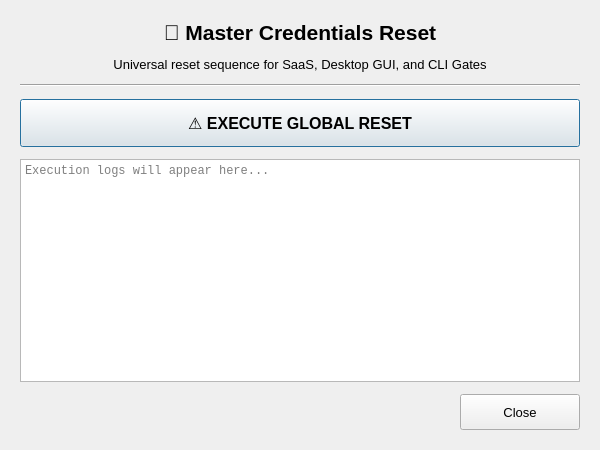
<?xml version="1.0" encoding="UTF-8"?>
<ui version="4.0">
 <class>ResetAdminDialog</class>
 <widget class="QDialog" name="ResetAdminDialog">
  <property name="geometry">
   <rect>
    <x>0</x>
    <y>0</y>
    <width>600</width>
    <height>450</height>
   </rect>
  </property>
  <property name="windowTitle">
   <string>🚀 Master Admin Reset</string>
  </property>
  <layout class="QVBoxLayout" name="verticalLayout">
   <property name="spacing">
    <number>12</number>
   </property>
   <property name="leftMargin">
    <number>20</number>
   </property>
   <property name="topMargin">
    <number>20</number>
   </property>
   <property name="rightMargin">
    <number>20</number>
   </property>
   <property name="bottomMargin">
    <number>20</number>
   </property>
   <item>
    <widget class="QLabel" name="header">
     <property name="font">
      <font>
       <family>Segoe UI</family>
       <pointsize>16</pointsize>
       <weight>75</weight>
       <bold>true</bold>
      </font>
     </property>
     <property name="text">
      <string>🚀 Master Credentials Reset</string>
     </property>
     <property name="alignment">
      <set>Qt::AlignCenter</set>
     </property>
    </widget>
   </item>
   <item>
    <widget class="QLabel" name="subtitle">
     <property name="font">
      <font>
       <family>Segoe UI</family>
       <pointsize>10</pointsize>
      </font>
     </property>
     <property name="text">
      <string>Universal reset sequence for SaaS, Desktop GUI, and CLI Gates</string>
     </property>
     <property name="alignment">
      <set>Qt::AlignCenter</set>
     </property>
    </widget>
   </item>
   <item>
    <widget class="Line" name="separator">
     <property name="orientation">
      <enum>Qt::Horizontal</enum>
     </property>
    </widget>
   </item>
   <item>
    <widget class="QPushButton" name="btn_reset">
     <property name="minimumSize">
      <size>
       <width>0</width>
       <height>48</height>
      </size>
     </property>
     <property name="font">
      <font>
       <family>Segoe UI</family>
       <pointsize>12</pointsize>
       <weight>75</weight>
       <bold>true</bold>
      </font>
     </property>
     <property name="cursor">
      <cursorShape>PointingHandCursor</cursorShape>
     </property>
     <property name="text">
      <string>⚠️ EXECUTE GLOBAL RESET</string>
     </property>
    </widget>
   </item>
   <item>
    <widget class="QTextEdit" name="log_output">
     <property name="font">
      <font>
       <family>Consolas</family>
       <pointsize>9</pointsize>
      </font>
     </property>
     <property name="readOnly">
      <bool>true</bool>
     </property>
     <property name="placeholderText">
      <string>Execution logs will appear here...</string>
     </property>
    </widget>
   </item>
   <item>
    <layout class="QHBoxLayout" name="horizontalLayout">
     <item>
      <spacer name="horizontalSpacer">
       <property name="orientation">
        <enum>Qt::Horizontal</enum>
       </property>
       <property name="sizeHint" stdset="0">
        <size>
         <width>40</width>
         <height>20</height>
        </size>
       </property>
      </spacer>
     </item>
     <item>
      <widget class="QPushButton" name="btn_close">
       <property name="minimumSize">
        <size>
         <width>120</width>
         <height>36</height>
        </size>
       </property>
       <property name="font">
        <font>
         <family>Segoe UI</family>
         <pointsize>10</pointsize>
        </font>
       </property>
       <property name="cursor">
        <cursorShape>PointingHandCursor</cursorShape>
       </property>
       <property name="text">
        <string>Close</string>
       </property>
      </widget>
     </item>
    </layout>
   </item>
  </layout>
 </widget>
 <resources/>
 <connections/>
</ui>
